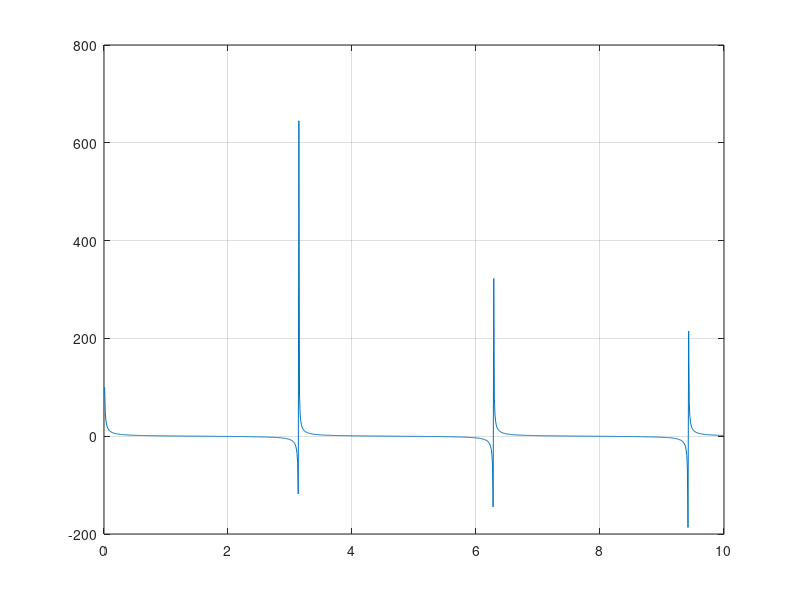

Recreate this plot in MATLAB. (Note: this script raises an error after producing the figure.)
close all;
clear all;
clc;

f = @(x) (x.^2 - 1) - 2 * x .* cot(x);
x = linspace(0, 10, 1000);
plot(x, cot(x));
grid on;

a = 6.5;
b = 9;
z = bisection(f, a, b, 1.e-6);
hold on;
plot(z, 0, 'O');
